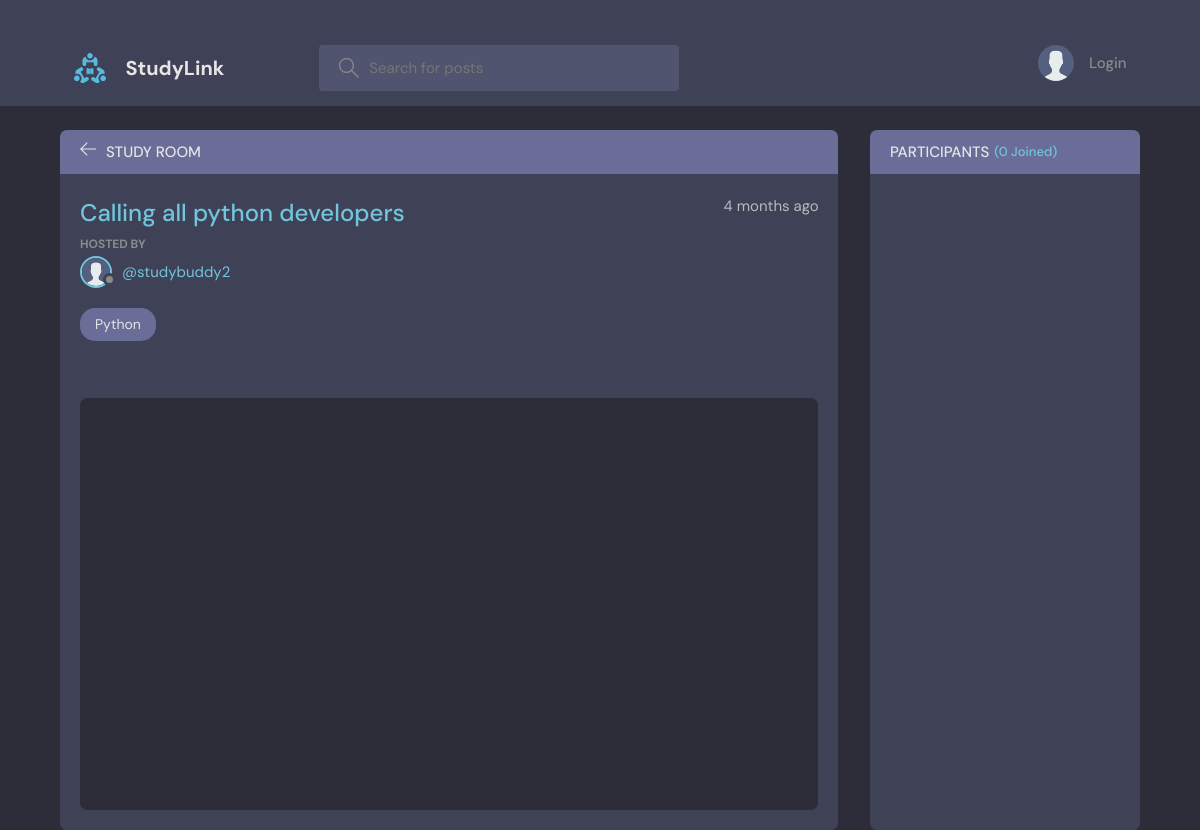
The page /room/1/ on the database as committed earlier.
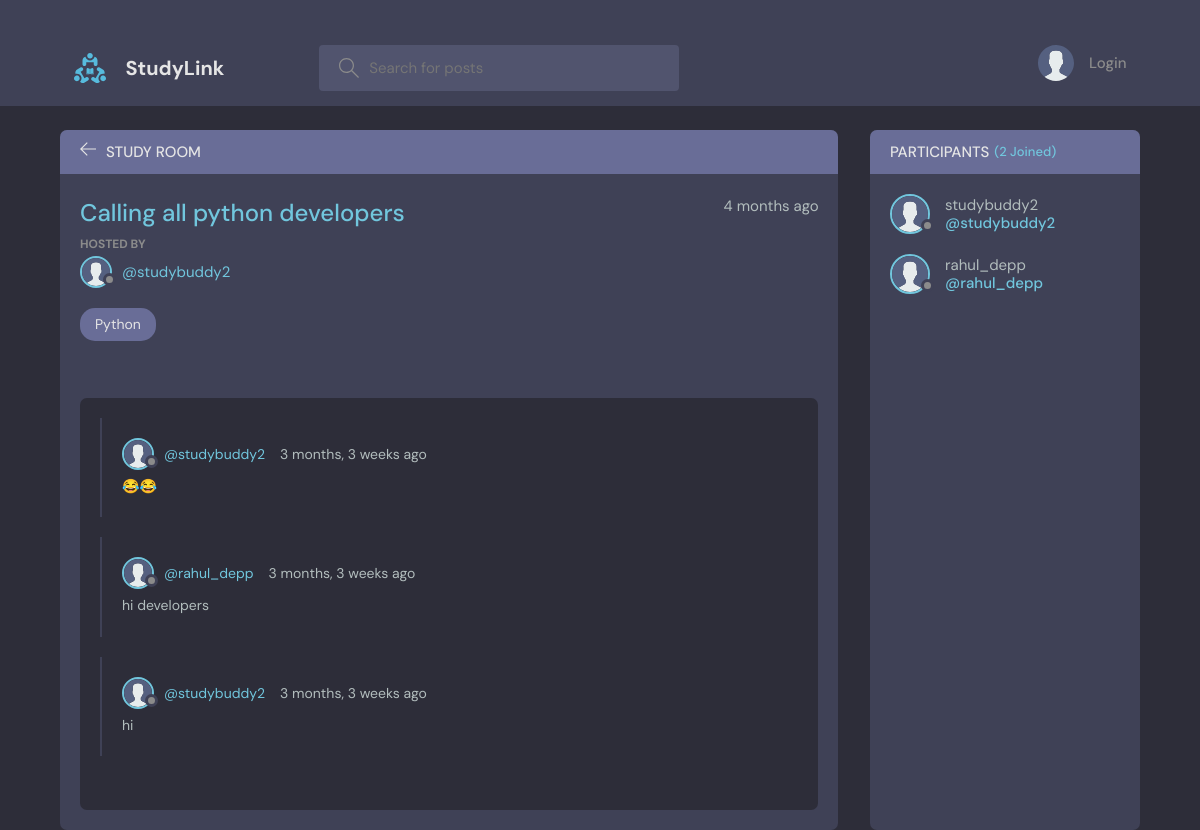
The same page on the database as committed later.
### base/models.py (models this page shows, shortened)
class Room(models.Model):
    host=models.ForeignKey(User,on_delete=models.SET_NULL,null=True)
    topic=models.ForeignKey(Topic,on_delete=models.SET_NULL,null=True)
    name=models.CharField(max_length=200)
    description=models.TextField(null=True, blank=True)
    participants=models.ManyToManyField(User , related_name='participants', blank=True)
    updated=models.DateTimeField(auto_now=True)
    created=models.DateTimeField(auto_now_add=True)
    class Meta:
        ordering =['-updated', '-created']

class User(AbstractUser):
     name=models.CharField(max_length=200,null=True)
     email=models.EmailField(unique=True,null=True)
     bio=models.TextField(null=True)
     avatar=models.ImageField(null=True,default="avatar.svg")
     USERNAME_FIELD='email'
     REQUIRED_FIELDS=[]

class Topic(models.Model):
    name=models.CharField(max_length=200)
    def __str__(self):
        return self.name

class Message(models.Model):
   user=models.ForeignKey(User,on_delete=models.CASCADE)
   room= models.ForeignKey(Room,on_delete=models.CASCADE)
   body= models.TextField(max_length=1000)
   update=models.DateTimeField(auto_now=True)
   created=models.DateTimeField(auto_now_add=True)

### base/views.py (the view, shortened to what this page needs)
# urls.py: path('room/<str:pk>/',views.room,name="Room"),
def room(request ,pk):
   room=Room.objects.get(id= pk)
   room_messages=room.message_set.all().order_by('-created')
   participants=room.participants.all()
   context={'room':room,'room_messages':room_messages,'participants':participants}
   return render (request,"base/room.html",context)

### base/templates/base/room.html (shortened to what this page needs)
{% extends 'main.html' %}
{% block content %}
<main class="profile-page layout layout--2">
  <div class="container">
    <div class="room">
      <div class="room__top">
        <div class="room__topLeft">
          <a href="{% url 'Home' %}">
            <svg
              version="1.1"
              xmlns="http://www.w3.org/2000/svg"
              width="32"
              height="32"
              viewBox="0 0 32 32"
            >
              <title>arrow-left</title>
              <path
                d="M13.723 2.286l-13.723 13.714 13.719 13.714 1.616-1.611-10.96-10.96h27.625v-2.286h-27.625l10.965-10.965-1.616-1.607z"
              ></path>
            </svg>
          </a>
          <h3>Study Room</h3>
        </div>
      </div>
      <div class="room__box scroll">
        <div class="room__header scroll">
          <div class="room__info">
            <h3>{{room.name}}</h3>
            <span> {{room.created|timesince}} ago</span>
          </div>
          <div class="room__hosted">
            <p>Hosted By</p>
            <a
              href="{ %url 'user-profile' room.host.id %}"
              class="room__author"
            >
              <div class="avatar avatar--small">
                <img src=" {{room.host.avatar.url}}" />
              </div>
              <span>@{{room.host.username}}</span>
            </a>
          </div>
          <span class="room__topics">{{room.topic}}</span>
        </div>
        <div class="room__conversation">
          <div class="threads scroll">
            {% for comment in room_messages %}
            <div class="thread">
              <div class="thread__top">
                <div class="thread__author">
                  <a
                    href="{% url 'user-profile' comment.user.id%}"
                    class="thread__authorInfo"
                  >
                    <div class="avatar avatar--small">
                      <img src="{{comment.user.avatar.url}}" />
                    </div>
                    <span>@{{comment.user.username}}</span>
                  </a>
                  <span class="thread__date"
                    >{{comment.created|timesince}} ago</span
                  >
                </div>
              </div>
              <div class="thread__details">{{comment.body}}</div>
            </div>
            {%endfor%}
          </div>
        </div>
      </div>
    </div>
    <div class="participants">
      <h3 class="participants__top">
        Participants <span>({{participants.count}} Joined)</span>
      </h3>
      <div class="participants__list scroll">
        {% for user in participants %}
        <a href="{% url 'user-profile' user.id %}" class="participant">
          <div class="avatar avatar--medium">
            <img src="{{user.avatar.url}}" />
          </div>
          <p>
            {{user.username}}
            <span>@{{user.username}} </span>
          </p>
        </a>
        {% endfor %}
      </div>
    </div>
  </div>
</main>
{% endblock %}

### templates/main.html (shortened to what this page needs)
<!DOCTYPE html>
{% load static %}
<html>
  <head>
    <link rel="stylesheet" href="{% static 'styles/style.css'%}" />
  </head>
  <body>
    <header class="header header--loggedIn"></header>
    {%include 'navbar.html'%}  {%block content%} {%endblock %}
  </body>
</html>

### templates/navbar.html (shortened to what this page needs)
{% load static %}
<header class="header header--loggedIn">
  <div class="container">
    <a href="{% url 'Home' %}" class="header__logo">
      <img src="{% static 'images/logo.svg' %}" />
      <h1>StudyLink</h1>
    </a>
    <form class="header__search" method="GET" action="{% url 'Home' %}">
      <label>
        <input name="q" placeholder="Search for posts" />
      </label>
    </form>
    <nav class="header__menu">
      {% if request.user.is_authenticated %}
      <div class="header__user">
        <a href="{% url 'update-user' %}">
          <div class="avatar avatar--medium active">
            <img src="{{request.user.avatar.url}}" />
          </div>
          <p>
            {{request.user.username}} <span>@{{request.user.username}}</span>
          </p>
        </a>
        <button class="dropdown-button">
          <svg
            version="1.1"
            xmlns="http://www.w3.org/2000/svg"
            width="32"
            height="32"
            viewBox="0 0 32 32"
          >
            <title>chevron-down</title>
            <path d="M16 21l-13-13h-3l16 16 16-16h-3l-13 13z"></path>
          </svg>
        </button>
      </div>
      {% else %}
      <a href="{% url 'login' %}">
        <img src="{% static 'images/avatar.svg' %}" />
        <p>Login</p>
      </a>
      {% endif %}
    </nav>
  </div>
</header>

Rows that differ between the two databases and show on the page:
added Message: user.avatar (placeholder picture), user.username "studybuddy2", created "3 months, 3 weeks", body "😂😂"
added Message: user.avatar (placeholder picture), user.username "rahul_depp", created "3 months, 3 weeks", body "hi developers"
added Message: user.avatar (placeholder picture), user.username "studybuddy2", created "3 months, 3 weeks", body "hi"
now on this page (row edited): User: avatar (placeholder picture), username "studybuddy2"
added User: avatar (placeholder picture), username "rahul_depp"
Other text that changed with them:
{{ participants.count }}: "0" → "2"
